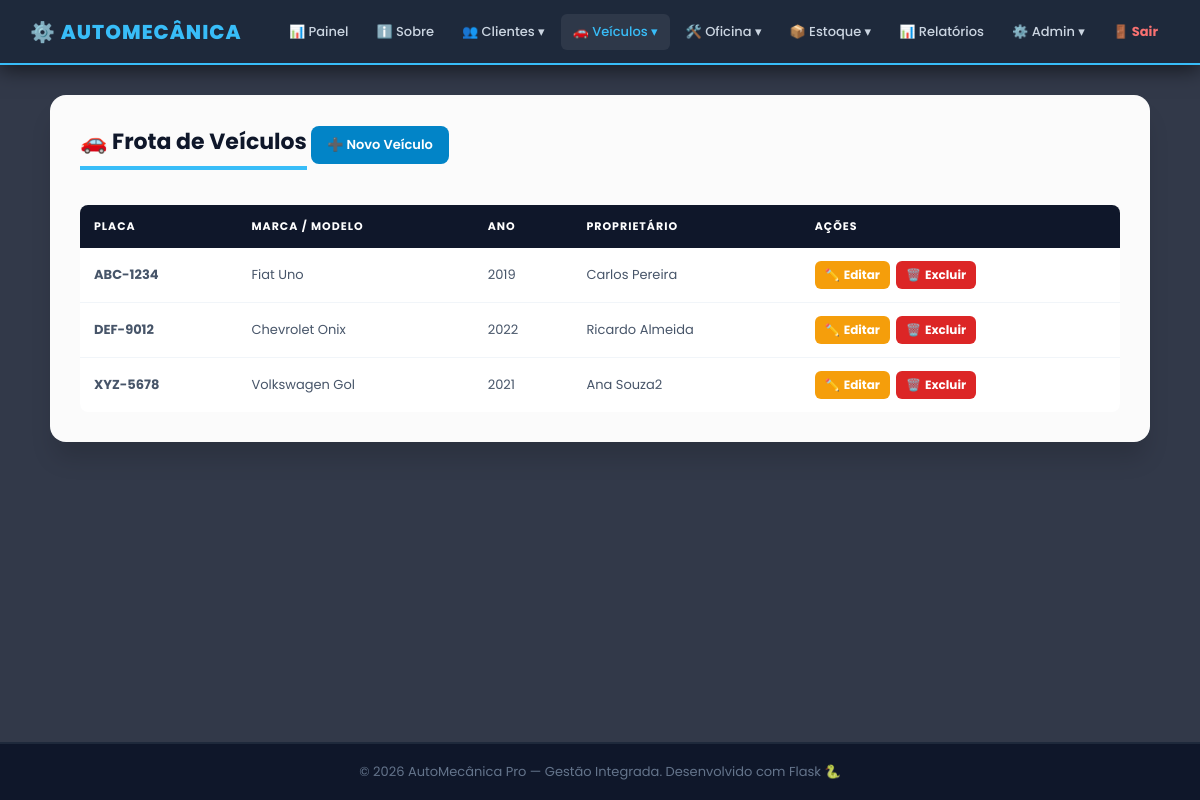
The app's page /veiculo (signed in) with its own data.
### app.py (models this page shows)
class Veiculo(db.Model):
    __tablename__ = 'veiculo'
    id_veiculo = db.Column(db.Integer, primary_key=True)
    placa      = db.Column(db.String(10),  unique=True, nullable=False)
    marca      = db.Column(db.String(50))
    modelo     = db.Column(db.String(50))
    ano        = db.Column(db.Integer)
    id_cliente = db.Column(db.Integer, db.ForeignKey('cliente.id_cliente', ondelete='CASCADE'), nullable=False)
    ordens     = db.relationship('OrdemServico', backref='veiculo', lazy=True, cascade='all, delete-orphan')

class Cliente(db.Model):
    __tablename__ = 'cliente'
    id_cliente = db.Column(db.Integer, primary_key=True)
    nome       = db.Column(db.String(100), nullable=False)
    cpf        = db.Column(db.String(15),  unique=True, nullable=False)
    telefone   = db.Column(db.String(20))
    veiculos   = db.relationship('Veiculo', backref='cliente', lazy=True, cascade='all, delete-orphan')

### app.py (the view)
@app.route('/veiculo')
@login_required
def veiculo_consultar():
    rows = (db.session.query(Veiculo, Cliente.nome.label('dono'))
            .join(Cliente, Veiculo.id_cliente == Cliente.id_cliente)
            .order_by(Veiculo.placa).all())
    return render_template('veiculo/consultar.html', controller='veiculo', veiculos=rows)

### app.py (called while the page is built)
def login_required(f):
    @wraps(f)
    def decorated(*args, **kwargs):
        if 'usuario_id' not in session:
            return redirect(url_for('login'))
        return f(*args, **kwargs)
    return decorated

@app.before_request
def csrf_protect():
    if request.method == 'POST':
        token_sessao = session.get('_csrf_token')
        token_form   = request.form.get('csrf_token')
        if not token_sessao or not token_form or not hmac.compare_digest(token_sessao, token_form):
            abort(400, description='Token CSRF invalido ou ausente. Recarregue a pagina e tente novamente.')

### templates/veiculo/consultar.html (shortened to what this page needs)
{% extends 'base.html' %}
{% block content %}
<div class="cartao card-lg">
    <h3>🚗 Frota de Veículos</h3>
    <a href="{{ url_for('veiculo_cadastrar') }}" class="btn-add">➕ Novo Veículo</a>
    <div class="tabela-wrapper tbl-desktop">
        <table>
            <thead>
                <tr><th>Placa</th><th>Marca / Modelo</th><th>Ano</th><th>Proprietário</th><th>Ações</th></tr>
            </thead>
            <tbody>
                {% for v, dono in veiculos %}
                <tr>
                    <td><b>{{ v.placa }}</b></td>
                    <td>{{ v.marca }} {{ v.modelo }}</td>
                    <td>{{ v.ano }}</td>
                    <td>{{ dono }}</td>
                    <td><div class="acoes">
                        <a href="{{ url_for('veiculo_editar', id=v.id_veiculo) }}" class="btn-ed">✏️<span class="txt"> Editar</span></a>
                        <a href="{{ url_for('veiculo_excluir', id=v.id_veiculo) }}" class="btn-ex" onclick="return confirm('Excluir veículo {{ v.placa }}?')">🗑️<span class="txt"> Excluir</span></a>
                    </div></td>
                </tr>
                {% else %}
                <tr><td colspan="5" style="text-align:center;color:#94a3b8;padding:30px;">Nenhum veículo cadastrado.</td></tr>
                {% endfor %}
            </tbody>
        </table>
    </div>
</div>
{% endblock %}

### public/css/main.css (style rules this page uses)
* { margin:0; padding:0; box-sizing:border-box; font-family:'Poppins',sans-serif; }
body { display:flex; flex-direction:column; min-height:100vh; color:#334155; background: url('https://images.unsplash.com/photo-1619642751034-765dfdf7c58e?q=80&w=1920&auto=format&fit=crop') no-repeat center center fixed; background-size:cover; }
.cartao { background-color:rgba(255,255,255,0.98); width:100%; padding:30px; border-radius:16px; box-shadow:0 20px 25px -5px rgba(0,0,0,0.15); margin-bottom:25px; }
.card-lg { max-width:1100px; }
.cartao h3 { margin-bottom:20px; color:#0f172a; font-size:22px; border-bottom:4px solid #38bdf8; padding-bottom:8px; display:inline-block; }
.tabela-wrapper { overflow-x:auto; -webkit-overflow-scrolling:touch; margin-top:15px; border-radius:8px; }
table { width:100%; border-collapse:collapse; background-color:white; min-width:500px; }
th { background-color:#0f172a; padding:13px 14px; text-align:left; color:white; font-size:11px; text-transform:uppercase; letter-spacing:1px; white-space:nowrap; }
td { padding:13px 14px; border-bottom:1px solid #f1f5f9; font-size:13px; color:#475569; }
tr:last-child td { border-bottom:none; }
.btn-add { background-color:#0284c7; color:white; padding:9px 16px; border-radius:8px; text-decoration:none; font-weight:600; font-size:13px; display:inline-block; margin-bottom:12px; }
.acoes { display:flex; gap:6px; flex-wrap:nowrap; align-items:center; }
.btn-ed, .btn-ex, .btn-det, .btn-ok { display:inline-flex; align-items:center; gap:4px; padding:5px 10px; border-radius:6px; text-decoration:none; font-weight:700; font-size:12px; white-space:nowrap; cursor:pointer; border:none; transition:0.2s; }
.btn-ed { background:#f59e0b; color:white; }
.btn-ex { background:#dc2626; color:white; }
.btn-ed .txt, .btn-ex .txt, .btn-det .txt, .btn-ok .txt { display:inline; }

### public/css/mobile.css (style rules this page uses)
.tbl-desktop { display: block; }

### records on screen
Veiculo: placa "ABC-1234", marca "Fiat", modelo "Uno", ano "2019", nome "Carlos Pereira"
Veiculo: placa "DEF-9012", marca "Chevrolet", modelo "Onix", ano "2022", nome "Ricardo Almeida"
Veiculo: placa "XYZ-5678", marca "Volkswagen", modelo "Gol", ano "2021", nome "Ana Souza2"
